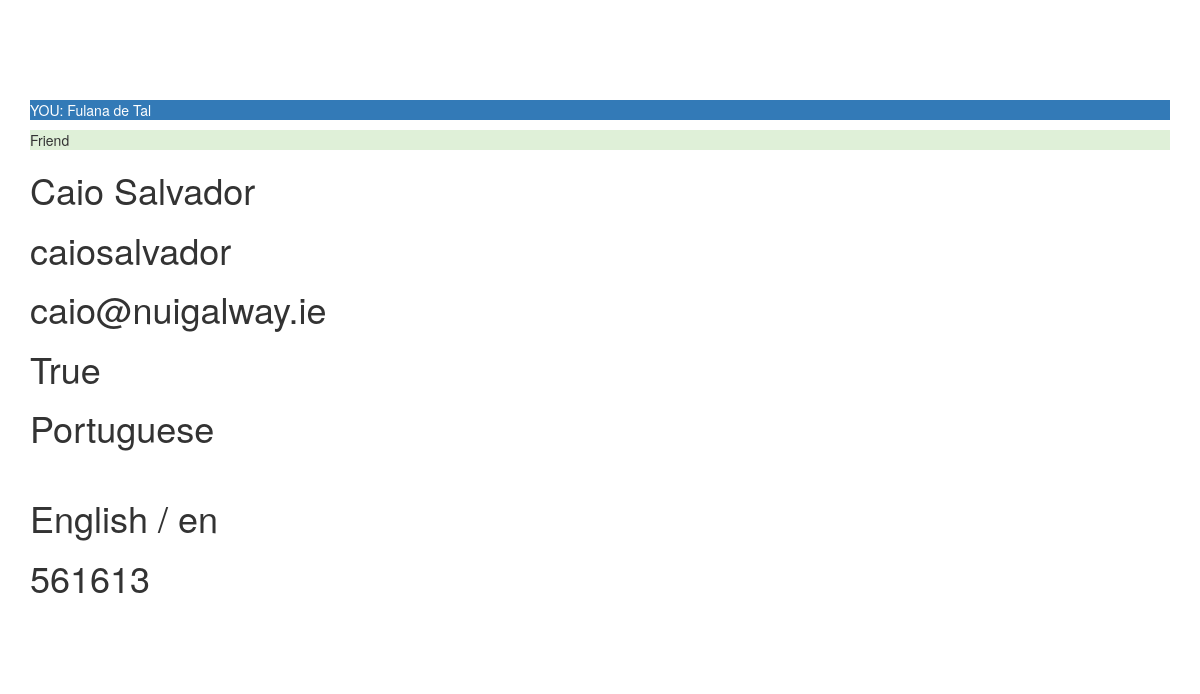
Screenshot of /profile/15/ (signed in) with the database file from the repository.
### profiles/models.py (models this page shows, shortened)
class Profile(models.Model):
	user = models.OneToOneField(settings.AUTH_USER_MODEL)
	name = models.CharField(max_length=100)
	email = models.EmailField(max_length=100, unique=True)
	nui_id = models.IntegerField(unique=True)
	staff = models.BooleanField(default=True)
	native = models.ForeignKey(Language)
	learning = models.ManyToManyField(Language, related_name="profile_languages")
	picture = models.ImageField(
		blank=True,
		null=True,
		upload_to=download_media_location
		) #, storage=FileSystemStorage(location=settings.PROTECTED_ROOT)
	def are_friends(self, profile):
		friend = Friendship.objects.filter((Q(from_user=self) | Q(to_user=self)) & (Q(from_user=profile) | Q(to_user=profile)) & Q(status=True))
		if friend:
			return True
		else:
			return False
	def waiting_friendship_approval(self, profile):
		exist = Friendship.objects.filter((Q(from_user=self) | Q(to_user=self)) & (Q(from_user=profile) | Q(to_user=profile)) & Q(status=False))
		if exist:
			friend = Friendship.objects.get((Q(from_user=self) | Q(to_user=self)) & (Q(from_user=profile) | Q(to_user=profile)) & Q(status=False))
			if friend:
				return friend.from_user
		else:
			return False

### languages/models.py (models this page shows)
class Language(models.Model):
	name = models.CharField(max_length=100)
	code = models.CharField(max_length=10)
	flag = models.ImageField(
		blank=True,
		null=True,
		upload_to=download_media_location
		) #, storage=FileSystemStorage(location=settings.PROTECTED_ROOT)
	def __str__(self): #def __unicode__(self):
		return self.name

### profiles/views.py (the view)
# urls.py: url(r'^(?P<pk>\d+)/$', login_required(ProfileDetailView.as_view()), name='view'),
class ProfileDetailView(DetailView):
	model = Profile
	def get_context_data(self, **kwargs):
		context = super(ProfileDetailView, self).get_context_data(**kwargs)
		user = self.request.user
		profile = Profile.objects.get(user=self.request.user)
		view_profile = Profile.objects.get(id=self.kwargs['pk'])
		are_friends = profile.are_friends(view_profile)
		waiting = profile.waiting_friendship_approval(view_profile)
		if waiting:
			if profile == waiting:
				context["waiting"] = "waiting approval"
			else:
				context["waiting"] = "accept request"
		context["profile"] = profile
		context["are_friends"] = are_friends
		context["site_name"] = 	"What's the Craic?"
		context["title"] = 	"- Add User"
		context["submit_btn"] = "Create Account"
		return context

### templates/profiles/profile_detail.html (shortened to what this page needs)
{% extends "base.html" %}
{% block content %}
<div class="container" style="margin-top: 100px;">
<p class="bg-primary">YOU: {{ profile.name }}</p>
{% if profile != object%}
	{% if are_friends %}
		<p class="bg-success">Friend</p>
	{% endif %}
{% endif %}
<h1>{{ object.name }}</h1>
<h1>{{ object.user }}</h1>
<h1>{{ object.email }}</h1>
<h1>{{ object.staff }}</h1>
<h1>{{ object.native }}</h1>
{% for item in object.learning.all %}
	<h1>{{ item.name }} / {{ item.code }}</h1>
{% endfor %}
<h1>{{ object.nui_id }}</h1>
{%if object.picture %}
	<h1><img src="{{object.picture.url}}" alt=""></h1>
{% else %}
	<h1>No Image</h1>
{% endif %}
</div>
{% endblock content %}

### rows the page displays
Profile: name "Fulana de Tal"
Profile: name "Caio Salvador", user "caiosalvador", email "caio@nuigalway.ie", staff "True", native "Portuguese", nui_id "561613"
Language: name "English", code "en"
